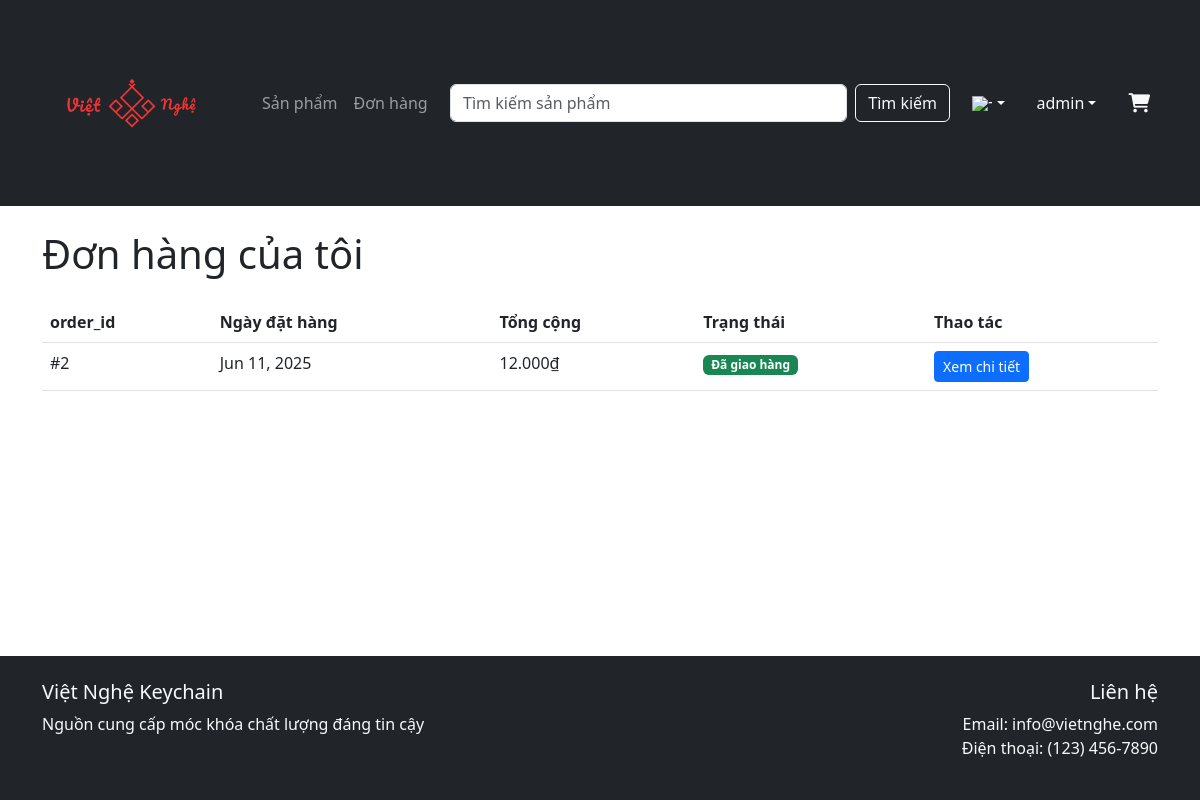
The page /orders (signed in) on the database as committed earlier.
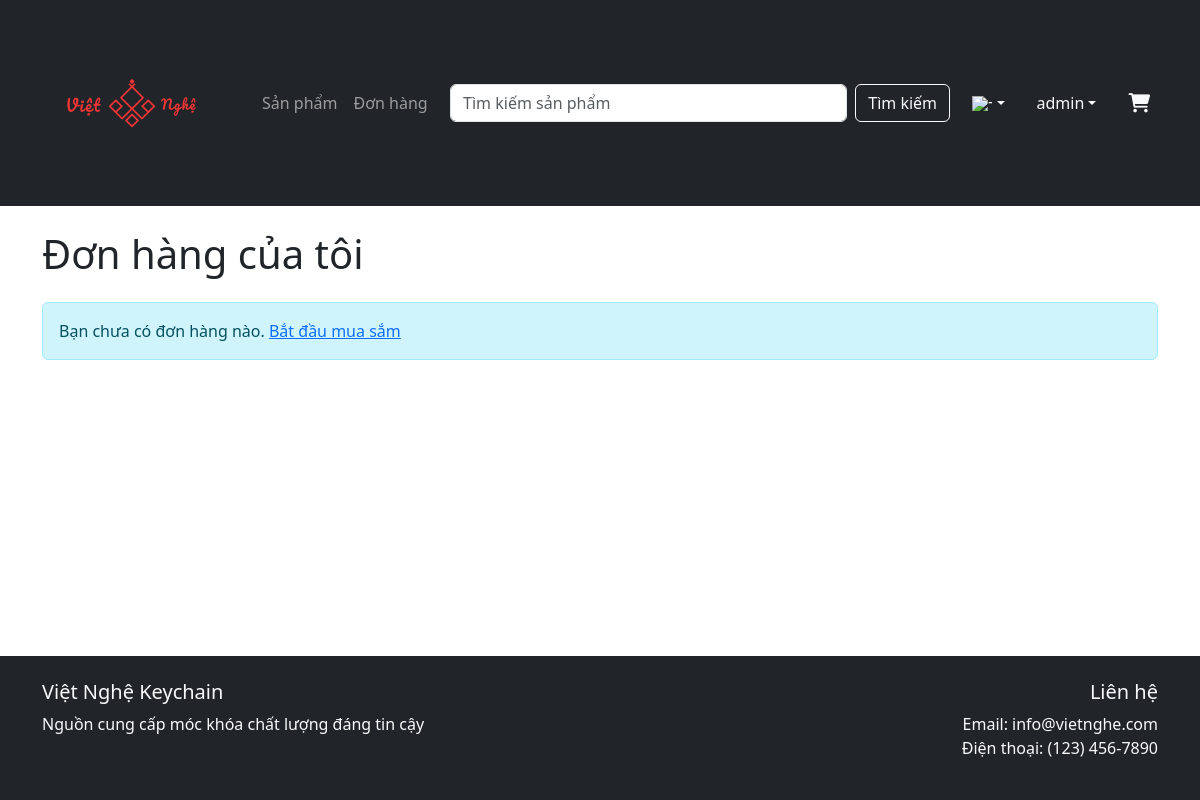
The same page on the database as committed later.
### tables this page shows
CREATE TABLE `orders` (
  `order_id` int(11) NOT NULL,
  `user_id` int(11) NOT NULL,
  `cart_id` int(11) NOT NULL,
  `processed_by` int(11) DEFAULT NULL,
  `order_date` datetime DEFAULT current_timestamp(),
  `total_amount` decimal(8,2) NOT NULL,
  `status` enum('pending','processing','shipped','delivered','cancelled') DEFAULT 'pending',
  `shipping_address` varchar(200) DEFAULT NULL
);

### controllers/Controller.php (called while the page is built, shortened)
<?php
abstract class Controller {
    protected function render($view, $data = []) {
        extract($data);
        $viewPath = __DIR__ . "/../views/{$view}.php";
        require $viewPath;
        require __DIR__ . "/../views/layouts/main.php";
    }
    protected function getCurrentUserId() {
        return $_SESSION['user']['id'] ?? null;
    }
}

### controllers/OrderController.php (called while the page is built, shortened)
<?php
require_once __DIR__ . '/Controller.php';
require_once __DIR__ . '/../models/Order.php';
class OrderController extends Controller {
    private $orderModel;
    public function __construct() {
        $this->orderModel = new Order();
    }
    public function index() {
        $userId = $this->getCurrentUserId();
        $orders = $this->orderModel->getOrdersByUser($userId);
        $this->render('orders/list', [
            'orders' => $orders,
            'basePath' => $this->basePath
        ]);
    }
    protected function getStatusBadgeClass($status) {
        switch ($status) {
            case 'delivered':
                return 'success';
        }
    }
}

### config/helpers.php (called while the page is built, shortened)
<?php
function getCurrentLanguage() {
    return isset($_SESSION['language']) ? $_SESSION['language'] : 'vi';
}
function __($key) {
    $languages = require __DIR__ . '/languages.php';
    $currentLang = getCurrentLanguage();
    return $languages[$currentLang][$key] ?? $key;
}
function formatCurrency($amount, $currency = 'VND') {
    if ($currency === 'VND') {
        return number_format($amount, 0, ',', '.') . '₫';
    } else {
        return '$' . number_format($amount, 2, '.', ',');
    }
}

### models/Model.php (called while the page is built, shortened)
<?php
class Model {
    public function __construct() {
        global $db;
        $this->db = $db;
    }
}

### models/Order.php (called while the page is built, shortened)
<?php
require_once __DIR__ . '/Model.php';
class Order extends Model {
    protected $table = 'orders';
    public function getOrdersByUser($userId) {
        $sql = "SELECT * FROM {$this->table} WHERE user_id = ? ORDER BY order_date DESC";
        $stmt = $this->db->prepare($sql);
        $stmt->bind_param("i", $userId);
        $stmt->execute();
        $result = $stmt->get_result();
        return $result->fetch_all(MYSQLI_ASSOC);
    }
}

### views/orders/list.php (the view)
<div class="row">
    <div class="col-12">
        <h1 class="mb-4"><?= __('my_orders') ?></h1>
    </div>
</div>
<?php if (empty($orders)): ?>
    <div class="alert alert-info">
        <?= __('no_orders_yet') ?> <a href="<?= $basePath ?>/products"><?= __('start_shopping') ?></a>
    </div>
<?php else: ?>
    <div class="table-responsive">
        <table class="table">
            <thead>
                <tr>
                    <th><?= __('order_id') ?></th>
                    <th><?= __('order_date') ?></th>
                    <th><?= __('total') ?></th>
                    <th><?= __('order_status') ?></th>
                    <th><?= __('actions') ?></th>
                </tr>
            </thead>
            <tbody>
                <?php foreach ($orders as $order): ?>
                    <tr>
                        <td>#<?php echo $order['order_id']; ?></td>
                        <td><?php echo date('M d, Y', strtotime($order['order_date'])); ?></td>
                        <td><?php echo formatCurrency($order['total_amount']); ?></td>
                        <td>
                            <span class="badge bg-<?php echo $this->getStatusBadgeClass($order['status']); ?>">
                                <?php echo __('status_' . $order['status']); ?>
                            </span>
                        </td>
                        <td>
                            <a href="<?= $basePath ?>/orders/show/<?php echo $order['order_id']; ?>" class="btn btn-sm btn-primary"><?= __('view_details') ?></a>
                        </td>
                    </tr>
                <?php endforeach; ?>
            </tbody>
        </table>
    </div>
<?php endif; ?>

Rows that differ between the two databases and show on the page:
removed orders: order_id "2", order_date "Jun 11, 2025", total_amount "12.000₫", status "Đã giao hàng"
Other text that changed with them:
__('no_orders_yet'): (not shown) → "Bạn chưa có đơn hàng nào."
__('start_shopping'): (not shown) → "Bắt đầu mua sắm"
__('order_id'): "order_id" → (not shown)
__('order_date'): "Ngày đặt hàng" → (not shown)
__('total'): "Tổng cộng" → (not shown)
__('order_status'): "Trạng thái" → (not shown)
__('actions'): "Thao tác" → (not shown)
